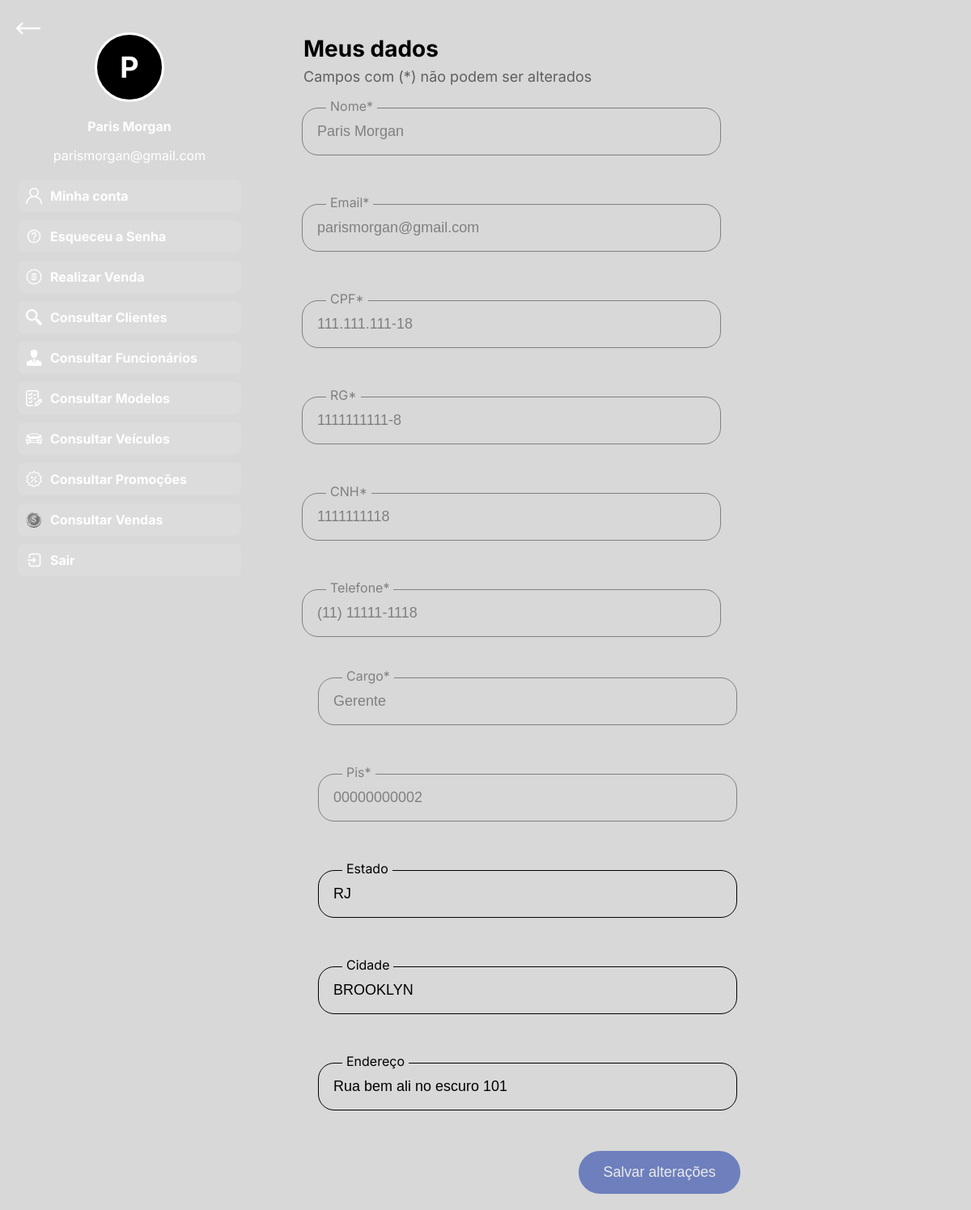
The page /perfil.php (signed in) on the database its author committed.
### tables this page shows
CREATE TABLE `clientes` (
  `id` int(11) NOT NULL,
  `nome_completo` varchar(255) NOT NULL,
  `email` varchar(255) NOT NULL,
  `cpf` varchar(15) NOT NULL,
  `telefone` varchar(20) NOT NULL,
  `rg` varchar(20) NOT NULL,
  `cidade` varchar(100) NOT NULL,
  `estado` varchar(2) NOT NULL,
  `cnh` varchar(20) NOT NULL,
  `senha` varchar(255) NOT NULL,
  `admin` tinyint(1) DEFAULT 0,
  `cargo` enum('Admin','Cliente','Gerente','Funcionario') NOT NULL DEFAULT 'Cliente',
  `endereco` varchar(100) NOT NULL DEFAULT '',
  `pis` varchar(11) DEFAULT NULL,
  `foto_perfil` varchar(255) DEFAULT NULL,
  `registrado_em` datetime DEFAULT current_timestamp()
);

### perfil.php (the view, shortened to what this page needs)
<?php
$host = "localhost";
$user = "root";
$pass = "";
$db = "sistema_bmw";
$conn = new mysqli($host, $user, $pass, $db);
$id = $_SESSION['usuarioId'];
$sql = "SELECT nome_completo, email, cpf, rg, cidade, estado, telefone, cnh, cargo, endereco, pis, foto_perfil FROM clientes WHERE id = ?";
$stmt = $conn->prepare($sql);
$stmt->bind_param("i", $id);
$stmt->execute();
$stmt->store_result();
if ($stmt->num_rows > 0) {
    $stmt->bind_result($nome_completo, $email, $cpf, $rg, $cidade, $estado, $telefone, $cnh, $cargo, $endereco, $pis, $foto_perfil);
} else {
    echo "Erro ao recuperar os dados!";
    exit;
}
?>
<!DOCTYPE html>
<html lang="pt-BR">
<head>
    <link rel="stylesheet" href="css/perfil.css">
</head>
<body>
    <div class="container">
        <div class="sidebar">
            <video autoplay loop muted>
                <source src="videos/overlay_azul.mp4" type="video/mp4">
            </video>
            <div class="profile-icon<?php if (!empty($foto_perfil) && file_exists($foto_perfil)) echo ' has-image'; ?>" style="position:relative; cursor:pointer;"<?php if (!empty($foto_perfil) && file_exists($foto_perfil)) echo ' class="profile-icon has-image"'; ?>>
                <?php if (!empty($foto_perfil) && file_exists($foto_perfil)): ?>
                    <img class="profile-upload-icon" src="<?php echo $foto_perfil; ?>" alt="Foto de perfil" style="display:block;position:absolute;width:90px;height:90px;object-fit:cover;top:-5px;left:-5px;border-radius:50%;" />
                    <span class="profile-letter" style="display:none;"></span>
                <?php else: ?>
                    <span class="profile-letter"><?php echo strtoupper(substr($nome_completo, 0, 1)); ?></span>
                <?php endif; ?>
            </div>
            <p><strong><?php echo $nome_completo; ?></strong></p>
            <p><?php echo $email; ?></p>
            <div class="icons">
                <div class="icon-item" onclick="window.location.href='perfil.php'">
                    <img src="img/usersembarra.png" alt="Minha Conta">
                    <span>Minha conta</span>
                </div>
                <div class="icon-item" onclick="window.location.href='php/redefinir_a_senha.php'">
                    <img src="img/ajudando.png" alt="Esqueceu a Senha">
                    <span>Esqueceu a Senha</span>
                </div>
                <?php if ($cargo !== 'Cliente'): ?>
                    <div class="icon-item" onclick="window.location.href='php/venda_manual.php'">
                        <img src="img/pagar.png" alt="Realizar Venda">
                        <span>Realizar Venda</span>
                    </div>
                    <div class="icon-item" onclick="window.location.href='php/consultar_clientes.php'">
                        <img src="img/lupa.png" alt="Consultar clientes">
                        <span>Consultar Clientes</span>
                    </div>
                    <?php if ($cargo === 'Gerente' || $cargo === 'Admin'): ?>
                        <div class="icon-item" onclick="window.location.href='php/consultar_func_gerente.php'">
                            <img src="img/homem-de-negocios.png" alt="Consultar Funcionários e Gerentes">
                            <span>Consultar Funcionários</span>
                        </div>
                    <?php endif; ?>
                    <div class="icon-item" onclick="window.location.href='php/consultar_modelos.php'">
                        <img src="img/referencia.png" alt="Consultar Modelos">
                        <span>Consultar Modelos</span>
                    </div>
                    <div class="icon-item" onclick="window.location.href='php/consultar_veiculos.php'">
                        <img src="img/carro_de_frente.png" alt="Consultar Veículos">
                        <span>Consultar Veículos</span>
                    </div>
                    <div class="icon-item" onclick="window.location.href='php/consultar_promocoes.php'">
                        <img src="img/promocoes.png" alt="Consultar promoções">
                        <span>Consultar Promoções</span>
                    </div>
                    <div class="icon-item" onclick="window.location.href='php/consultar_vendas.php'">
                        <img src="img/venda.png" alt="Consultar Vendas">
                        <span>Consultar Vendas</span>
                    </div>
                <?php endif; ?>
                <div class="icon-item" onclick="window.location.href='php/logout.php'">
                    <img src="img/sairr.png" alt="Sair">
                    <span>Sair</span>
                </div>
            </div>
        </div>
        <div class="content">
            <a href="index.php" class="back-button">
                <img src="img/seta-esquerdabranca.png" alt="Voltar">
            </a>
            <h2>Meus dados</h2>
            <p id="descricao">Campos com (*) não podem ser alterados</p>
            <form method="POST" action="" enctype="multipart/form-data" id="form-perfil">
                <div class="form-grid">
                    <div class="left-column">
                        <div class="input-container">
                            <label for="nome">Nome*</label>
                            <input type="text" id="nome" value="<?php echo $nome_completo; ?>" readonly
                                class="com-asterisco">
                        </div>
                        <div class="input-container">
                            <label for="email">Email*</label>
                            <input type="email" id="email" value="<?php echo $email; ?>" readonly class="com-asterisco">
                        </div>
                        <div class="input-container">
                            <label for="cpf">CPF*</label>
                            <input type="text" id="cpf" value="<?php echo $cpf; ?>" readonly class="com-asterisco">
                        </div>
                        <div class="input-container">
                            <label for="rg">RG*</label>
                            <input type="text" id="rg" value="<?php echo $rg; ?>" readonly class="com-asterisco">
                        </div>
                        <div class="input-container">
                            <label for="cnh">CNH*</label>
                            <input type="text" id="cnh" value="<?php echo $cnh; ?>" readonly class="com-asterisco">
                        </div>
                        <div class="input-container">
                            <label for="telefone">Telefone*</label>
                            <input type="text" id="telefone" value="<?php echo $telefone; ?>" readonly
                                class="com-asterisco">
                        </div>
                    </div>
                    <div class="right-column">
                        <div class="input-container">
                            <label for="cargo">Cargo*</label>
                            <input type="text" id="cargo" value="<?php echo $cargo; ?>" readonly class="com-asterisco">
                        </div>
                        <?php if ($cargo !== 'Cliente'): ?>
                            <div class="input-container">
                                <label for="pis">Pis*</label>
                                <input type="text" id="pis" name="pis" value="<?php echo $pis; ?>" readonly
                                    class="com-asterisco">
                            </div>
                        <?php endif; ?>
                        <div class="input-container">
                            <label for="estado">Estado</label>
                            <input type="text" id="estado" name="estado" value="<?php echo $estado; ?>" maxlength="2"
                                required>
                        </div>
                        <div class="input-container">
                            <label for="cidade">Cidade</label>
                            <input type="text" id="cidade" name="cidade" value="<?php echo $cidade; ?>" maxlength="28"
                                required>
                        </div>
                        <?php if ($cargo !== 'Cliente'): ?>
                            <div class="input-container">
                                <label for="endereco">Endereço</label>
                                <input type="text" id="endereco" name="endereco" value="<?php echo $endereco; ?>"
                                    maxlength="100">
                            </div>
                        <?php endif; ?>
                        <div class="button-container">
                            <button type="submit" class="salvar-btn" id="btn-salvar" disabled>Salvar alterações</button>
                        </div>
                    </div>
                </div>
            </form>
        </div>
    </div>
</body>
</html>

### css/perfil.css (style rules this page uses)
body { font-family: 'Inter', Arial, sans-serif; background-color: #D8D8D8; margin: 0; padding: 0; overflow-x: hidden; overflow-y: hidden; }
.container { display: flex; flex-wrap: wrap; justify-content: space-between; gap: 15px; }
.sidebar { width: 320px; height: 100vh; position: relative; overflow: hidden; color: white; text-align: center; padding-top: 20px; }
.sidebar video { position: absolute; top: 0; left: 0; width: 100%; height: 100%; object-fit: cover; z-index: -1; }
.profile-icon { width: 80px; height: 80px; border-radius: 50%; background-color: black; border: 3px solid white; display: flex; align-items: center; justify-content: center; font-size: 36px; font-weight: bold; color: white; margin: 20px auto; }
.content { flex: 1; padding: 20px; width: 100%; }
.icons { margin-top: 20px; display: flex; flex-direction: column; align-items: center; gap: 10px; }
.icon-item { display: flex; align-items: center; gap: 10px; padding: 10px; width: 80%; background: rgba(255, 255, 255, 0.1); border-radius: 8px; cursor: pointer; transition: background 0.3s, filter 0.3s; }
.icon-item img { width: 20px; }
.icon-item span { color: white; font-size: 16px; font-weight: bold; text-align: left; }
.input-container { position: relative; font-family: 'Inter', Arial, sans-serif; margin-bottom: 25px; }
label { position: absolute; top: -12px; left: 30px; font-size: 16px; color: gray; background: #D8D8D8; padding: 0 5px; margin-top: 10px; margin-left: 18px; }
input { width: 480px; padding: 18px; border: 1px solid gray; border-radius: 20px; outline: none; font-size: 18px; text-align: left; background-color: #d8d8d8; margin-top: 10px; margin-left: 18px; }
input#estado, input#cidade, input#endereco { border: 1px solid black; }
label[for="estado"], label[for="cidade"], label[for="endereco"] { color: black; }
input[readonly], input:disabled { pointer-events: none; background-color: #D8D8D8; color: gray; }
#estado, #cidade { color: black !important; }
h2 { font-size: 28px; margin-left: 20px; }
#descricao { margin-top: -16px; margin-left: 20px; color: #222; opacity: 0.66; font-size: 18px; }
.form-grid { display: flex; gap: 15px; flex-wrap: wrap; }
.left-column, .right-column { display: flex; flex-direction: column; gap: 25px; width: 100%; }
.left-column { flex: 1; }
.right-column { flex: 1; margin-left: 20px; }
.salvar-btn { width: 200px; display: block; background-color: #0428A3; color: white; border: none; border-radius: 30px; padding: 16px 0; font-size: 18px; cursor: not-allowed; opacity: 0.5; transition: opacity 0.3s, background 0.3s; box-sizing: border-box; }
.button-container { width: 100%; max-width: 540px; display: flex; justify-content: flex-end; align-self: flex-start; margin: 0; padding: 0; }
.input-container { cursor: not-allowed; }
input.com-asterisco[readonly], input.com-asterisco:disabled { pointer-events: none; background-color: #D8D8D8; color: gray; }
.back-button { position: absolute; top: 20px; left: 20px; z-index: 100; }
.back-button img { width: 30px; height: 30px; cursor: pointer; transition: transform 0.3s ease; }

### rows shown on the page
clientes: nome_completo "P", nome_completo "Paris Morgan", email "parismorgan@gmail.com", cpf "111.111.111-18", rg "1111111111-8", cnh "1111111118", telefone "(11) 11111-1118", cargo "Gerente", pis "00000000002", estado "RJ", cidade "BROOKLYN", endereco "Rua bem ali no escuro 101"
